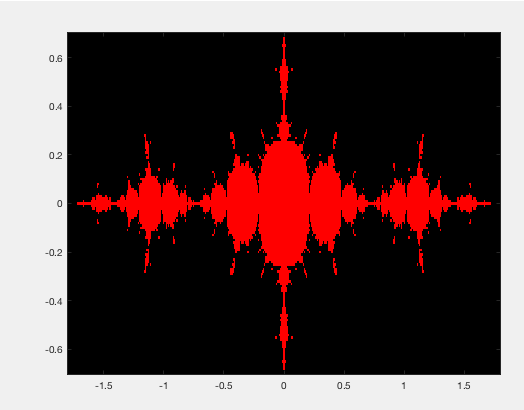
%> input picture Project I/part iv second method/fractal1.jpg, 524 x 410 px
$ octave part_iv_second_method.m   (GNU Octave 9; MATLAB toolbox functions it lacks are replaced by stand-ins)
%> lines starting %> are read from the running program, lines starting %| are printed output that depends on the picture; in (x1, y1, x2, y2) boxes, pixels count from 0 and x2, y2 are one past the last pixel; in counts of white or black regions, pixels touching at a corner belong together; the program's own positions count from 1
% Ali Heydari
% Project 1 part 4
% Cell Counting Method

% Reading the image
image = imread('fractal1.jpg');
%> image is the input picture: size 410x524x3 uint8; mean R, G, B 96.8, 73.7, 73.7

% Converting to greyscale

gs = graythresh(image);
%> gs = 0.465

% Converting to black and white
image=im2bw(image,gs);
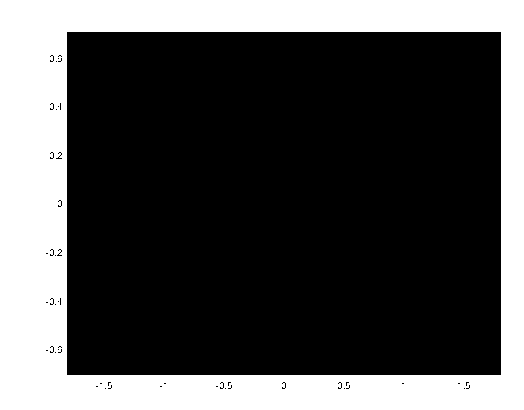
%> image: size 410x524 logical; 30.6% white; 1 white region, box (x1, y1, x2, y2) and area: (0, 0, 524, 410) 65716

% Initalize the variables
im_size = 512; %size(image,1)
cell = im_size;
x = 1;
N(x) = 0;
L(x) = 0;

% going through the loop -> while a cell is bigger than a pixel
while cell > 1
    cell2 = 0;
    for i = 2:99

        if mod(cell,i) == 0
            L(x) = cell/i;
            cell=L(x);
            break
        end

    end

    for j=1:(im_size/L(x))

        for k=1:(im_size/L(x))

            % Locate the grid on the image
            grid = image([L(x)*(j-1)+(1:L(x)), L(x)*(k-1)+(1:L(x))]);

            if max(grid(1:end)) == 1
                cell2 = cell2+1;
            end
        end
    end
    N(x) = cell2;
    x = x+1;
end
%> after the loop, L = [256 128 64 32 16 8 4 2 1]; N = [4 16 64 256 1024 4096 16384 65536 262144]; cell = 1; x = 10

% Fractal dimension using the ployfit function
p = polyfit(log(L),log(N),1);
%> p = [-2 12.48]
fractal_dimension = -p(1)
%> fractal_dimension = 2
